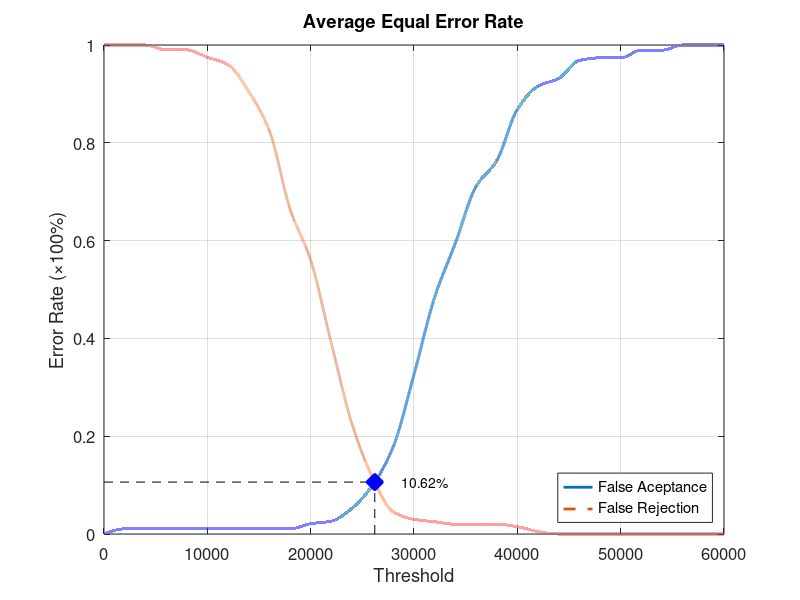
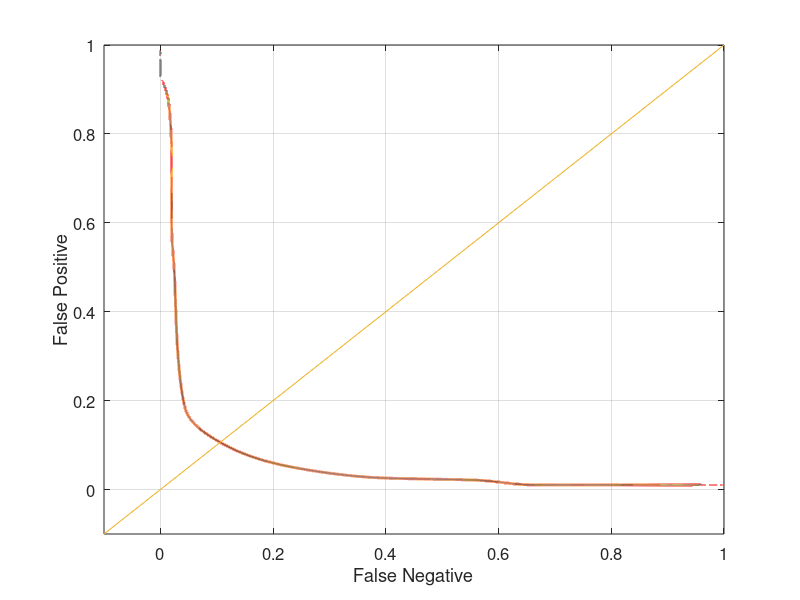

Write MATLAB code to recreate these figures, in order.
function yEER = Database1_4
close all;
clear;
clc;
x = 0:2000:60000;
xq = 0:0.5:60000;

y0 = [0 0.0105263 0.0105263 0.0105263 0.0105263 0.0105263 0.0105263 0.0105263 0.0105263 0.0105263 0.0210526 0.0263158 0.0526316 0.1 0.178947 0.326316 0.484211 0.594737 0.710526 0.763158 0.868421 0.915789 0.931579 0.968421 0.973684 0.973684 0.989474 0.989474 1 1 1];
yy0 = interp1(x, y0, xq, 'pchip');
y1 = [1 1 1 0.99 0.99 0.975 0.96 0.905 0.825 0.665 0.56 0.39 0.225 0.115 0.045 0.03 0.025 0.02 0.02 0.02 0.015 0.005 0 0 0 0 0 0 0 0 0];
yy1 = interp1(x, y1, xq, 'pchip');

% Calculating EER: 
y2 = abs(y0 - y1);
find(y2 == min(y2))
yy2 = abs(yy0 - yy1);
xEER = find(yy2 == min(yy2));
xEERIndex = xq(xEER) % X-axis EER
yEER = yy0(xEER) % Y-axis EER

main = figure
plot(xq, yy0,'-','LineWidth', 2);	hold on
plot(xq, yy1,'--','LineWidth', 2);	hold on
plot([xEERIndex xEERIndex], [0 yEER], 'k--');	hold on
plot([0 xEERIndex], [yEER yEER], 'k--');	hold on
plot(xEERIndex, yEER, 'bx', 'LineWidth', 10);	hold on
text(xEERIndex + 10 * xEERIndex / 100, yEER, [num2str(round((10000 * yEER)) / 100) '%'])
legend('False Aceptance', 'False Rejection', 'Location', 'SouthEast')
xlabel('Threshold')
ylabel('Error Rate (\times100%)')
title('Average Equal Error Rate')
set(gca, 'FontSize', 12)
axis([0 60000 0 1])
grid on

print(main, 'Database1_4Main', '-dpng');
FNRxFPR = figure('Color', [1 1 1]);
plot(yy1, yy0, '-', yy1, yy0, 'LineWidth', 2);
hold on
y = -0.1:0.1:1
plot(y, y); 
set(gca, 'FontSize', 12)
xlabel('False Negative')
ylabel('False Positive')
axis([-0.1 1 -0.1 1])
set(gca, 'FontSize', 12)
grid on

print(FNRxFPR, 'Database1_4FNRxFPR','-dpng');
end
